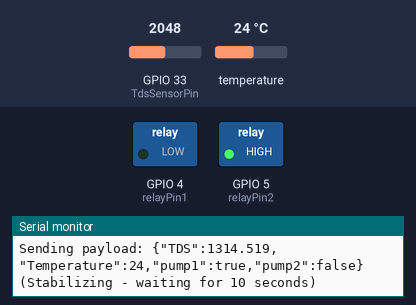
Recording of a sketch running on a simulated ESP32. Parts: switched loads named in the sketch (green lamp = pin HIGH), the last lines printed to the serial monitor. The test bench sets the inputs (shaded band); at power-on: GPIO 33 (TdsSensorPin) = 2048, temperature 24 °C. WiFi joins after 1.5 s; servers stay silent unless stated; no MQTT or app messages arrive unless stated.

Above: at 8.2 s.
8.3 s: GPIO 33 (TdsSensorPin) set to 105
14.1 s: GPIO 33 (TdsSensorPin) set to 92
17.1 s: GPIO 33 (TdsSensorPin) set to 90
At 22.2 s:
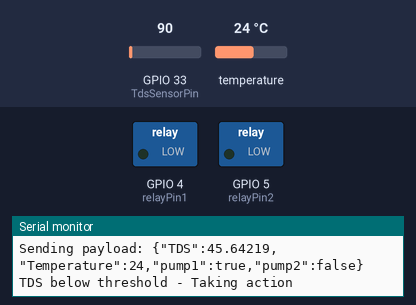
Timing chart, 0 to 23.5 s (numbered marks = the images above; inputs shaded):
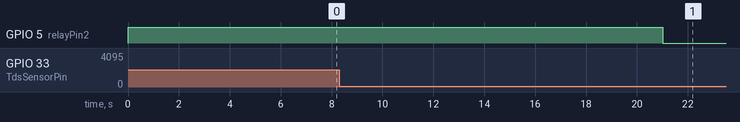

The sketch:

TDS_0.2.ino
```cpp
#include <WiFi.h>
#include <PubSubClient.h>
#include <ArduinoJson.h>      // ไลบรารีสำหรับจัดการข้อมูล JSON
#include <OneWire.h>
#include <DallasTemperature.h>

#define TdsSensorPin 33
#define VREF 5.0
#define SCOUNT 5
#define ONE_WIRE_BUS 18 //กำหนดว่าขาของเซนเซอร์ 18B20 ต่อกับขา 2

// Sensor objects
OneWire oneWire(ONE_WIRE_BUS);
DallasTemperature sensors(&oneWire);

// WiFi and MQTT configuration
const char* WIFI_SSID = "Gt Neo";
const char* WIFI_PASSWORD = "chatpeth12345678";

// *ตั้งค่าการเชื่อมต่อกับ ThingsBoard MQTT*
const char* mqttServer = "demo.thingsboard.io";  // ที่อยู่เซิร์ฟเวอร์ MQTT ของ ThingsBoard
const int mqttPort = 1883;                       // พอร์ต MQTT
const char* mqttUser = "XpBbpDPlEXssvTJH7nc5";   // Access Token ของอุปกรณ์ใน ThingsBoard
const char* mqttPassword = "";                   // ปกติไม่ต้องใส่รหัสผ่าน (ปล่อยว่าง)


const int relayPin1 = 4;
const int relayPin2 = 5;
const float TDS_THRESHOLD = 50.0;
const unsigned long RELAY_DURATION = 15000;
const unsigned long STABILIZATION_TIME = 10000; // เวลา 10 วินาทีให้เซ็นเซอร์ stabilize

WiFiClient espClient;
PubSubClient client(espClient);

int analogBuffer[SCOUNT];
int analogBufferIndex = 0;
float averageVoltage = 0;
float tdsValue = 0;
float temperature = 25;

bool tdsEnabled = true;
unsigned long relayStartTime = 0;
bool relayActive = false;
unsigned long enableTime = 0; // เวลาเมื่อเปิดการทำงาน TDS
bool firstReadingAfterEnable = true; // ตรวจสอบว่าเป็นค่าอ่านแรกหลังจากเปิดหรือไม่


int getMedianNum(int bArray[], int iFilterLen) {
  int bTab[iFilterLen];
  for (byte i = 0; i < iFilterLen; i++) bTab[i] = bArray[i];

  for (int j = 0; j < iFilterLen - 1; j++) {
    for (int i = 0; i < iFilterLen - j - 1; i++) {
      if (bTab[i] > bTab[i + 1]) {
        int bTemp = bTab[i];
        bTab[i] = bTab[i + 1];
        bTab[i + 1] = bTemp;
      }
    }
  }

  return (iFilterLen & 1) ? bTab[(iFilterLen - 1) / 2] : (bTab[iFilterLen / 2] + bTab[iFilterLen / 2 - 1]) / 2;
}


void reconnect() {
  while (!client.connected()) {
    Serial.print("Attempting MQTT connection...");

    if (client.connect("ESP32Client", mqttUser, mqttPassword)) {
      Serial.println("connected");
      client.subscribe("v1/devices/me/rpc/request/+");
    } else {
      Serial.printf("failed, rc= %d. Try again in 5 seconds\n", client.state());
      delay(5000);
    }
  }
}


// *ฟังก์ชัน callback สำหรับรับคำสั่ง MQTT*
void callback(char* topic, byte* payload, unsigned int length) {
  char message[length + 1];
  memcpy(message, payload, length);
  message[length] = '\0';

  Serial.print("Received [");
  Serial.print(topic);
  Serial.print("]: ");
  Serial.println(message);

  StaticJsonDocument<200> doc;
  DeserializationError error = deserializeJson(doc, message);
  if (error) {
    Serial.println("JSON parse error: " + String(error.c_str()));
    return;
  }

  String method = doc["method"].as<String>();
  method.trim();

  // ตรวจสอบว่าคำสั่งที่ได้รับเกี่ยวกับปั๊มตัวไหน
  bool pumpState = false;
  int relayPin = -1;

  if (method == "pump1") {
    relayPin = relayPin1;
  } else if (method == "pump2") {
    relayPin = relayPin2;
  } else {
    Serial.println("Unknown command");
    return;
  }

  if (doc["params"].is<bool>()) {
    pumpState = doc["params"];
  } else if (doc["params"].is<const char*>()) {
    String param = doc["params"].as<String>();
    if (param.equalsIgnoreCase("ON") || param == "1" || param.equalsIgnoreCase("true")) {
      pumpState = true;
    }
  } else if (doc["params"].isNull()) {
    pumpState = !digitalRead(relayPin);  // Toggle สถานะ
  }

  digitalWrite(relayPin, pumpState ? LOW : HIGH);  // LOW = เปิด (Active Low)
  Serial.printf("Relay %d set to: %s\n", relayPin, pumpState ? "ON" : "OFF");

}

void setup() {

  Serial.begin(115200);
  pinMode(relayPin1, OUTPUT);
  pinMode(relayPin2, OUTPUT);

  digitalWrite(relayPin1, LOW);
  digitalWrite(relayPin2, HIGH);
  pinMode(TdsSensorPin, INPUT);
  sensors.begin();
  Serial.println("System Initialized");

    // Initialize WiFi
  WiFi.begin(WIFI_SSID, WIFI_PASSWORD);
  while (WiFi.status() != WL_CONNECTED) {
    delay(500);
    Serial.print(".");
  }
  Serial.println("\nConnected to WiFi");

  // Initialize MQTT
  client.setServer(mqttServer, mqttPort);
  client.setCallback(callback);
  client.publish("v1/devices/me/attributes", "{\"led\":true}");

  enableTime = millis(); // ตั้งค่าเวลาเริ่มต้นเมื่อเปิดระบบ
}

void loop() {
   if (!client.connected()) {
    reconnect();
  }
  client.loop();

  static unsigned long analogSampleTimepoint = millis();
  static unsigned long thingsboardTimepoint = millis();
    sensors.requestTemperatures();
    float temperatureC = sensors.getTempCByIndex(0);

  delay(1000);

  if (tdsEnabled && millis() - analogSampleTimepoint > 500) {
    analogBuffer[analogBufferIndex] = analogRead(TdsSensorPin);
    analogBufferIndex = (analogBufferIndex + 1) % SCOUNT;
    analogSampleTimepoint = millis();
  }

  static unsigned long printTimepoint = millis();
  if (tdsEnabled && millis() - printTimepoint > 2000) {
    int analogBufferTemp[SCOUNT];
    for (int i = 0; i < SCOUNT; i++) analogBufferTemp[i] = analogBuffer[i];

    int median = getMedianNum(analogBufferTemp, SCOUNT);
    averageVoltage = median * (float)VREF / 4096.0;
    float compensationCoefficient = 1.0 + 0.02 * (temperature - 25.0);
    float compensationVoltage = averageVoltage / compensationCoefficient;
    tdsValue = (133.42 * compensationVoltage*compensationVoltage*compensationVoltage - 255.86*compensationVoltage*compensationVoltage + 857.39*compensationVoltage) * 0.5;

    if (tdsValue > 0) {
    Serial.print("Temperature: ");
    Serial.print(temperatureC);
    Serial.println(" °C");
      Serial.print("Voltage: ");
      Serial.print(averageVoltage, 2);
      Serial.print("V, TDS Value: ");
      Serial.print(tdsValue, 0);
      Serial.println(" ppm");
      sendToThingsBoard(tdsValue,temperatureC);

      // ตรวจสอบว่าเวลาผ่านไป 10 วินาทีแล้วหรือยัง
      if (millis() - enableTime > STABILIZATION_TIME) {
        if (tdsValue < TDS_THRESHOLD) {
          Serial.println("TDS below threshold - Taking action");
          tdsEnabled = false;
          digitalWrite(relayPin2, LOW); // Activate relay 2
          relayStartTime = millis();
          relayActive = true;
        }
      } else {
        Serial.println("(Stabilizing - waiting for 10 seconds)");
      }
    }

    printTimepoint = millis();
  }

  if (relayActive && (millis() - relayStartTime >= RELAY_DURATION)) {
    digitalWrite(relayPin2, HIGH);
    relayActive = false;
    tdsValue = 0;
    tdsEnabled = true;
    enableTime = millis(); // รีเซ็ทเวลาเมื่อเปิด TDS ใหม่
    firstReadingAfterEnable = true;
    Serial.println("Action completed - TDS reset and re-enabled");
    sendToThingsBoard(tdsValue,temperatureC);
  }


}


void sendToThingsBoard(float tds, float temp) {
  StaticJsonDocument<200> doc;
  doc["TDS"] = tds;
  doc["Temperature"] = temp;
  doc["pump1"] = digitalRead(relayPin1) == LOW;  // แปลงเป็น TRUE ถ้า LOW (Active Low)
  doc["pump2"] = digitalRead(relayPin2) == LOW;

  char buffer[200];
  serializeJson(doc, buffer);
  Serial.println("Sending payload: " + String(buffer));
  client.publish("v1/devices/me/telemetry", buffer);
}
```

Measured:
- after the input at 14.1 s, every drawn part: stays the same
